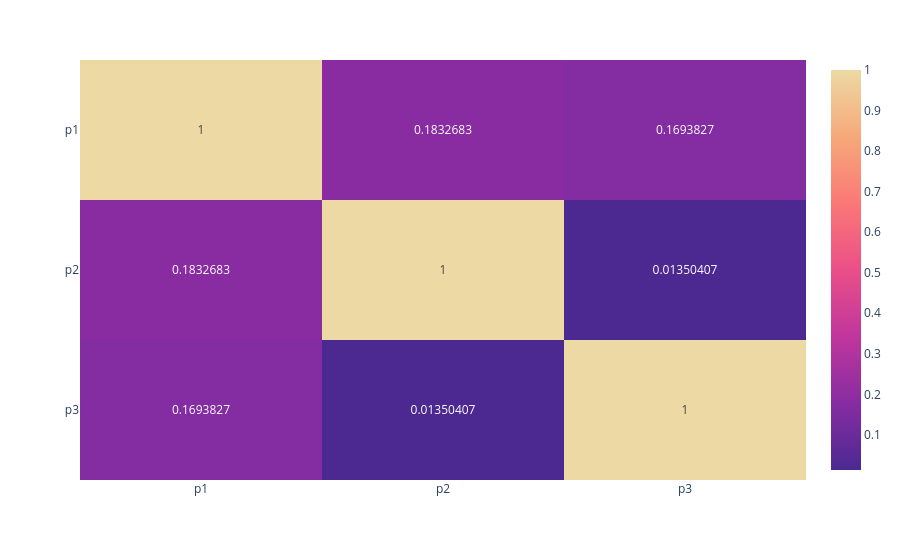

Notebook code for this chart:
### Code cell
fig_corr

### Figure 1 — Plotly figure (JSON) as saved in the notebook; plotly's stock layout.template omitted (floating-point values rounded to 4 significant figures)
{"data": [{"coloraxis": "coloraxis", "hovertemplate": "x: %{x}<br>y: %{y}<br>color: %{z}<extra></extra>", "name": "0", "texttemplate": "%{z}", "type": "heatmap", "x": ["p1", "p2", "p3"], "xaxis": "x", "y": ["p1", "p2", "p3"], "yaxis": "y", "z": [[1.0, 0.1833, 0.1694], [0.1833, 1.0, 0.0135], [0.1694, 0.0135, 1.0]]}], "layout": {"coloraxis": {"colorscale": [[0, "rgb(75, 41, 145)"], [0.1667, "rgb(135, 44, 162)"], [0.3333, "rgb(192, 54, 157)"], [0.5, "rgb(234, 79, 136)"], [0.6667, "rgb(250, 120, 118)"], [0.8333, "rgb(246, 169, 122)"], [1, "rgb(237, 217, 163)"]]}, "margin": {"t": 60}, "xaxis": {"anchor": "y", "domain": [0, 1]}, "yaxis": {"anchor": "x", "autorange": "reversed", "domain": [0, 1]}}}
